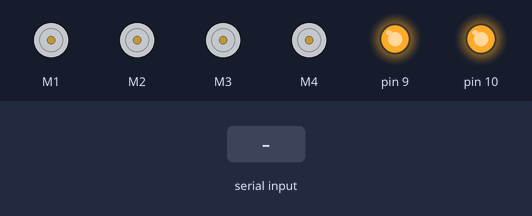
The sketch below on a simulated Arduino Uno, built with avr-gcc and run on an emulated ATmega328P. On the bench: 4 × DC motor (green arrow = forward, orange = backward, longer = faster), output pins drawn as LEDs (lit = HIGH). Inputs (shaded band) come from the test bench.

Above: at 1.2 s.
1.3 s: "f" received over Serial
At 2.5 s:
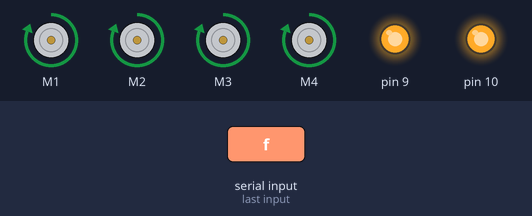
2.8 s: byte 119 ('w') received over Serial
At 3.8 s:
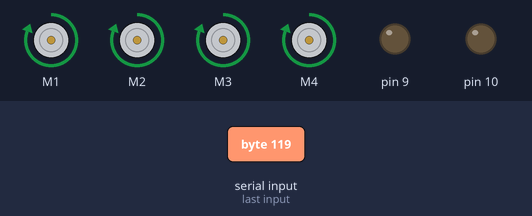
4.3 s: byte 74 ('J') received over Serial
At 4.9 s:
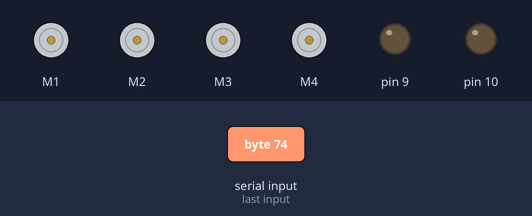
5.8 s: "b" received over Serial
At 7.0 s:
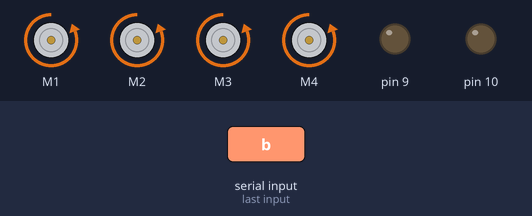
7.3 s: byte 87 ('W') received over Serial
At 8.4 s:
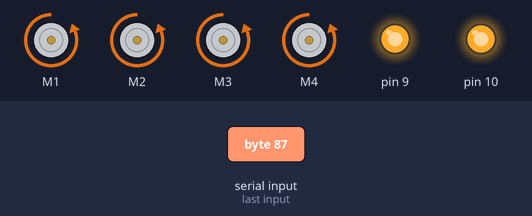
8.8 s: "L" received over Serial
At 9.5 s:
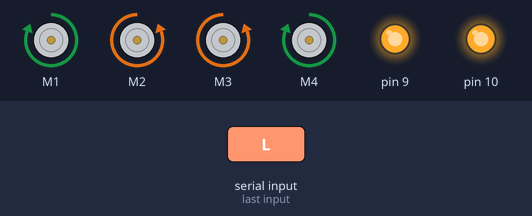
Timing chart, 0 to 11.3 s (numbered marks = the images above; inputs shaded):
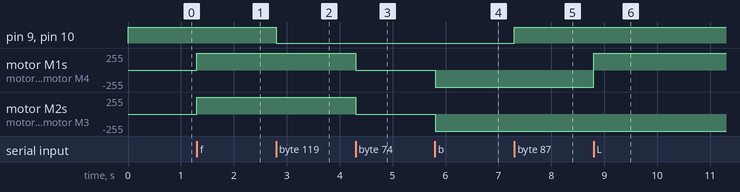

Measured:
- after the input at 1.3 s, motor M1–4: stopped → forward 255/255 at once
- after the input at 2.8 s, pin 9, pin 10: HIGH → LOW at once
- after the input at 4.3 s, motor M1–4: forward 255/255 → stopped at once
- after the input at 5.8 s, motor M1–4: stopped → backward 255/255 at once
- after the input at 7.3 s, pin 9, pin 10: LOW → HIGH at once
- after the input at 8.8 s, motor M1, motor M4: backward 255/255 → forward 255/255 at once

The sketch:

UglyRover.ino
```cpp
// Call motor driver library
#include <AFMotor.h>
// Declare motor pins
AF_DCMotor motor1(1);
AF_DCMotor motor2(2);
AF_DCMotor motor3(3);
AF_DCMotor motor4(4);
char bt='S';
//First time setup runs only one time
//Set serial communication speed, Intital motor speed and pin mode
// motor speed ranges from 0-255, where 255 is maximum
void setup()
{
  Serial.begin(9600);
  motor1.setSpeed(255);
  motor2.setSpeed(255);
  motor3.setSpeed(255);
  motor4.setSpeed(255);
pinMode(9,OUTPUT);
pinMode(10,OUTPUT);
digitalWrite(9, HIGH);
digitalWrite(10, HIGH);

}

// This is the main program and runs forever
void loop() {

bt=Serial.read();
// Now we will execeute actions depending upon commands we recieve from our phone via bluetooth
// Below are the contidions which will execute certain commands depending upon the instruction recieved
// example if it is 'f' go forward or if it is 'b' go back
//if recieve 'f' OR 'F' from bluetooth call forward function to move forward
if(bt=='f'|| bt=='F')
{
 forward();
}
if(bt=='b'|| bt=='B')
{
 backward();
}
if(bt=='L'|| bt=='l')
{
 left();
}
if(bt=='R'|| bt=='r')
{
 right();
}

if(bt=='S')
{
 Stop();
}
if(bt=='j'||bt=='J')
{
 Stop();
}
if(bt=='W')
{
 lighton();
}
if(bt=='w')
{
 lightoff();
}
}

// function for going forwardsc
void forward()
{
  motor1.run(FORWARD);
  motor2.run(FORWARD);
  motor3.run(FORWARD);
  motor4.run(FORWARD);
}
void backward()
{
  motor1.run(BACKWARD);
  motor2.run(BACKWARD);
  motor3.run(BACKWARD);
  motor4.run(BACKWARD);
}
void left()
{
  motor1.run(FORWARD);
  motor2.run(BACKWARD);
  motor3.run(BACKWARD);
  motor4.run(FORWARD);
}
void right()
{
  motor1.run(BACKWARD);
  motor2.run(FORWARD);
  motor3.run(FORWARD);
  motor4.run(BACKWARD);
}
void Stop()
{
  motor1.run(RELEASE);
  motor2.run(RELEASE);
  motor3.run(RELEASE);
  motor4.run(RELEASE);
}
void lighton()
{
digitalWrite(9, HIGH);
digitalWrite(10, HIGH);
}
void lightoff()
{
digitalWrite(9, LOW);
digitalWrite(10, LOW);
}
```
